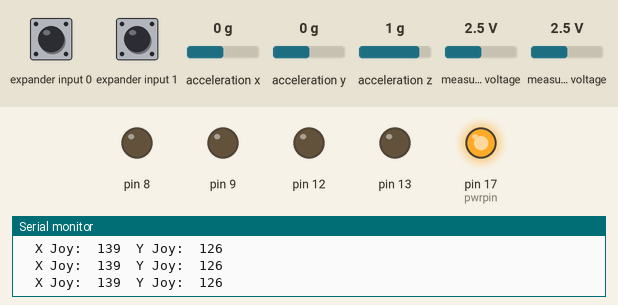
This sketch was run on a simulated Arduino Uno, built with avr-gcc and run on an emulated ATmega328P. Parts: output pins drawn as LEDs (lit = HIGH), the last lines printed to the serial monitor. Wiring (inferred from the names in the program): Wii Nunchuk at I2C address 0x52. Inputs (shaded band) come from the test bench; at power-on: measured voltage 2.5 V, expander input 0 HIGH, expander input 1 HIGH, acceleration x 0 g, acceleration y 0 g, acceleration z 1 g.

Above: at 1.3 s.
1.4 s: measured voltage (sensor 200) set to 2 V
4.4 s: measured voltage (sensor 200) set to 1.7 V
At 5.6 s:
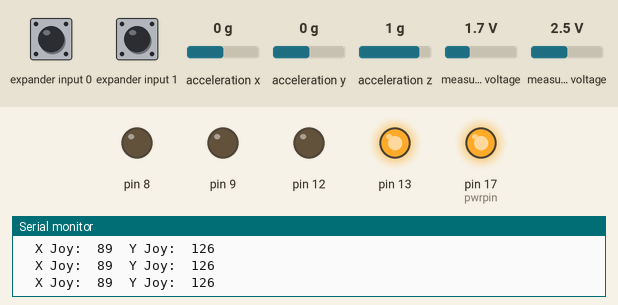
5.9 s: measured voltage (sensor 201) set to 2.2 V
8.9 s: measured voltage (sensor 201) set to 1.9 V
At 10.1 s:
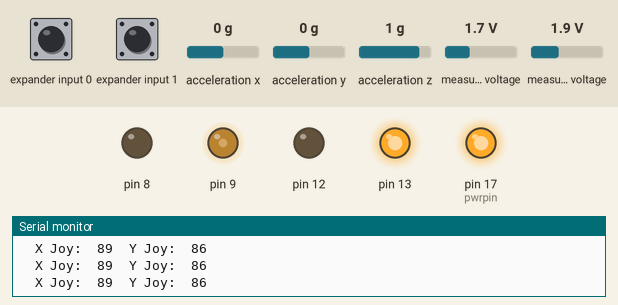
10.4 s: expander input 0 pulled LOW for 0.15 s
At 11.2 s:
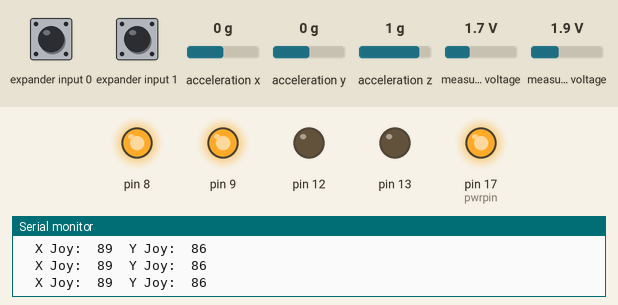
At 12.0 s:
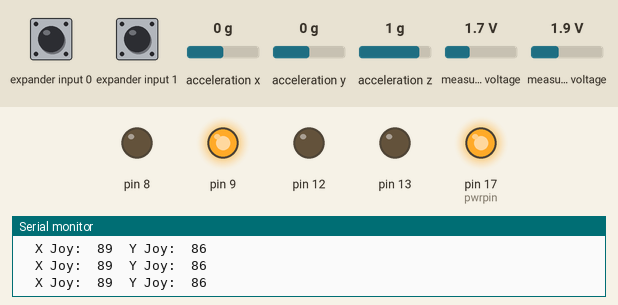
13.5 s: measured voltage (sensor 200) set to 2.5 V
Timing chart, 0 to 20.0 s (numbered marks = the images above; inputs shaded):
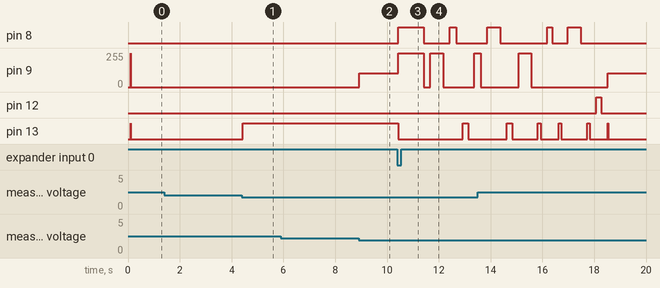

Measured:
- the behaviour switches between 1.9 and 1.8 V on measured voltage (sensor 200) (found by bisection; images 0 and 1)
- the behaviour switches between 2.1 and 2 V on measured voltage (sensor 201) (found by bisection; images 1 and 2)
- after the input at 4.4 s, pin 13: LOW → HIGH at once
- after the input at 8.9 s, pin 9: 0/255 → 104/255 at once
- after the input at 10.4 s, pin 8: LOW → HIGH at once, → LOW 1.0 s later, → HIGH 1.0 s later, → LOW 0.25 s later; pin 9: goes 255/255 1.0 s, 0/255 0.25 s, 255/255 0.50 s, 0/255 1.2 s, then 255/255, starting at once; pin 13: HIGH → LOW at once, → HIGH 2.5 s later, → LOW 0.20 s later

The sketch:

draftProject.ino
```cpp
//This was my original idea, but after much trial and error, as well as adding more parts to the mix
//, it just did not seem possible to produce this version of the project in a timely mannor


#include <Wire.h>
#if (ARDUINO >= 100)
#include <Arduino.h>
#else
#include <WProgram.h>
#define Wire.write(x) Wire.send(x)
#define Wire.read() Wire.receive()
#endif
static uint8_t nunchuck_buf[6];   // array to store nunchuck data,
// Uses port C (analog in) pins as power & ground for Nunchuck
static void nunchuck_setpowerpins() {
#define pwrpin PORTC3
#define gndpin PORTC2
 DDRC |= _BV(pwrpin) | _BV(gndpin);
 PORTC &= ~ _BV(gndpin);
 PORTC |=  _BV(pwrpin);
 delay(100);  // wait for things to stabilize
}
// initialize the I2C system, join the I2C bus,
// and tell the nunchuck we're talking to it
static void nunchuck_init() {
 Wire.begin();                // join i2c bus as master
 Wire.beginTransmission(0x52);// transmit to device 0x52
#if (ARDUINO >= 100)
 Wire.write((uint8_t)0x40);// sends memory address
 Wire.write((uint8_t)0x00);// sends sent a zero.
#else
 Wire.send((uint8_t)0x40);// sends memory address
 Wire.send((uint8_t)0x00);// sends sent a zero.
#endif
 Wire.endTransmission();// stop transmitting
}
// Send a request for data to the nunchuck
// was "send_zero()"
static void nunchuck_send_request() {
 Wire.beginTransmission(0x52);// transmit to device 0x52
#if (ARDUINO >= 100)
 Wire.write((uint8_t)0x00);// sends one byte
#else
 Wire.send((uint8_t)0x00);// sends one byte
#endif
 Wire.endTransmission();// stop transmitting
}
// Encode data to format that most wiimote drivers except
// only needed if you use one of the regular wiimote drivers
static char nunchuk_decode_byte (char x) {
 x = (x ^ 0x17) + 0x17;
 return x;
}
// Receive data back from the nunchuck,
// returns 1 on successful read. returns 0 on failure
static int nunchuck_get_data() {
 int cnt = 0;
 Wire.requestFrom (0x52, 6);// request data from nunchuck
 while (Wire.available ()) {
   // receive byte as an integer
#if (ARDUINO >= 100)
   nunchuck_buf[cnt] = nunchuk_decode_byte( Wire.read() );
#else
   nunchuck_buf[cnt] = nunchuk_decode_byte( Wire.receive() );
#endif
   cnt++;
 }
 nunchuck_send_request();  // send request for next data payload
 // If we recieved the 6 bytes, then go print them
 if (cnt >= 5) {
   return 1;   // success
 }
 return 0; //failure
}
// Print the input data we have recieved
// accel data is 10 bits long
// so we read 8 bits, then we have to add
// on the last 2 bits.  That is why I
// multiply them by 2 * 2
static void nunchuck_print_data() {
 static int i = 0;
 int joy_x_axis = nunchuck_buf[0];
 int joy_y_axis = nunchuck_buf[1];
 int accel_x_axis = nunchuck_buf[2]; // * 2 * 2;
 int accel_y_axis = nunchuck_buf[3]; // * 2 * 2;
 int accel_z_axis = nunchuck_buf[4]; // * 2 * 2;
 int z_button = 0;
 int c_button = 0;
 // byte nunchuck_buf[5] contains bits for z and c buttons
 // it also contains the least significant bits for the accelerometer data
 // so we have to check each bit of byte outbuf[5]
 if ((nunchuck_buf[5] >> 0) & 1)
   z_button = 1;
 if ((nunchuck_buf[5] >> 1) & 1)
   c_button = 1;
 if ((nunchuck_buf[5] >> 2) & 1)
   accel_x_axis += 1;
 if ((nunchuck_buf[5] >> 3) & 1)
   accel_x_axis += 2;
 if ((nunchuck_buf[5] >> 4) & 1)
   accel_y_axis += 1;
 if ((nunchuck_buf[5] >> 5) & 1)
   accel_y_axis += 2;
 if ((nunchuck_buf[5] >> 6) & 1)
   accel_z_axis += 1;
 if ((nunchuck_buf[5] >> 7) & 1)
   accel_z_axis += 2;
 Serial.print(i, DEC);
 Serial.print("\t");
 Serial.print("joy:");
 Serial.print(joy_x_axis, DEC);
 Serial.print(",");
 Serial.print(joy_y_axis, DEC);
 Serial.print("  \t");
 Serial.print("acc:");
 Serial.print(accel_x_axis, DEC);
 Serial.print(",");
 Serial.print(accel_y_axis, DEC);
 Serial.print(",");
 Serial.print(accel_z_axis, DEC);
 Serial.print("\t");
 Serial.print("but:");
 Serial.print(z_button, DEC);
 Serial.print(",");
 Serial.print(c_button, DEC);
 Serial.print("\r\n");  // newline
 i++;
}
// returns zbutton state: 1=pressed, 0=notpressed
static int nunchuck_zbutton() {
 return ((nunchuck_buf[5] >> 0) & 1) ? 0 : 1;  // voodoo
}
// returns zbutton state: 1=pressed, 0=notpressed
static int nunchuck_cbutton() {
 return ((nunchuck_buf[5] >> 1) & 1) ? 0 : 1;  // voodoo
}
// returns value of x-axis joystick
static int nunchuck_joyx() {
 return nunchuck_buf[0];
}
// returns value of y-axis joystick
static int nunchuck_joyy() {
 return nunchuck_buf[1];
}
// returns value of x-axis accelerometer
static int nunchuck_accelx() {
 return nunchuck_buf[2];   // FIXME: this leaves out 2-bits of the data
}
// returns value of y-axis accelerometer
static int nunchuck_accely() {
 return nunchuck_buf[3];   // FIXME: this leaves out 2-bits of the data
}
// returns value of z-axis accelerometer
static int nunchuck_accelz() {
 return nunchuck_buf[4];   // FIXME: this leaves out 2-bits of the data
}
int loop_cnt = 0;
byte joyx, joyy, zbut, cbut, accx, accy, accz;
void _print() {
 Serial.print("\tX Joy:  ");
 Serial.print(map(joyx, 15, 221, 0, 255));
 Serial.print("\tY Joy:  ");
 Serial.println(map(joyy, 29, 229, 0, 255));
}
int joyx1 = 129;     //  15 - 221
int joyy1 = 124;     //  29 - 229
void setup() {
 Serial.begin(9600);
 nunchuck_setpowerpins();
 nunchuck_init(); // send the initilization handshake
 Serial.println("Wii Nunchuck Ready");
 pinMode(13, OUTPUT);
 pinMode(12, OUTPUT);
 pinMode(9, OUTPUT);
 pinMode(8, OUTPUT);

 //type();
}
void loop() {
 if ( loop_cnt > 10 ) { // every 100 msecs get new data
   loop_cnt = 0;
   nunchuck_get_data();
   zbut = nunchuck_zbutton();
   joyx = nunchuck_joyx();     //  15 - 221
   joyy = nunchuck_joyy();     //  29 - 229
   _print();
 }
 loop_cnt++;
 if (zbut == 1) {
   type();
   zbut = 0;
 }
 else {
   if (joyx > (joyx1 + 20)) {
     int speed1 = map(joyx - joyx1, 0, 80, 40, 255);
     speed1 = constrain(speed1, 0, 255);
     analogWrite(13, 0);
     analogWrite(12, speed1);
   }
   else if (joyx < (joyx1 - 20)) {
     int speed2 = map(joyx1 - joyx, 0, 90, 40, 255);
     speed2 = constrain(speed2, 0, 255);
     analogWrite(13, speed2);
     analogWrite(12, 0);
   }
   else {
     analogWrite(13, 0);
     analogWrite(12, 0);
   }
   if (joyy > (joyy1 + 20)) {
     int speed3 = map(joyy - joyy1, 0, 80, 40, 255);
     speed3 = constrain(speed3, 0, 255);
     analogWrite(9, 0);
     analogWrite(8, speed3);
   }
   else if (joyy < (joyy1 - 20)) {
     int speed4 = map(joyy1 - joyy, 0, 90, 40, 255);
     speed4 = constrain(speed4, 0, 255);
     analogWrite(9, speed4);
     analogWrite(8, 0);
   }
   else {
     analogWrite(9, 0);
     analogWrite(8, 0);
   }
 }
 delay(1);
}
void type() {
 int rltime = 200;
 digitalWrite(9, 1);//origin
 digitalWrite(13, 0);
 digitalWrite(8, 1);
 digitalWrite(12, 0);
 delay(1000);
 //H==============
 digitalWrite(8, 0);//wait
 digitalWrite(9, 0);
 digitalWrite(12, 0);
 digitalWrite(13, 0);
 delay(250);
 digitalWrite(8, 0);//up
 digitalWrite(9, 1);
 delay(500);
 digitalWrite(8, 0);//wait
 digitalWrite(9, 0);
 digitalWrite(12, 0);
 digitalWrite(13, 0);
 delay(250);
 digitalWrite(8, 1);//down
 digitalWrite(9, 0);
 delay(250);
 digitalWrite(8, 0);//wait
 digitalWrite(9, 0);
 digitalWrite(12, 0);
 digitalWrite(13, 0);
 delay(250);
 digitalWrite(12, 0);//right
 digitalWrite(13, 1);
 delay(rltime);
 digitalWrite(8, 0);//wait
 digitalWrite(9, 0);
 digitalWrite(12, 0);
 digitalWrite(13, 0);
 delay(250);
 digitalWrite(8, 0);//up
 digitalWrite(9, 1);
 delay(250);
 digitalWrite(8, 0);//wait
 digitalWrite(9, 0);
 digitalWrite(12, 0);
 digitalWrite(13, 0);
 delay(250);
 digitalWrite(8, 1);//down
 digitalWrite(9, 0);
 delay(500);
 digitalWrite(8, 0);//wait
 digitalWrite(9, 0);
 digitalWrite(12, 0);
 digitalWrite(13, 0);
 delay(250);
 digitalWrite(12, 0);//right
 digitalWrite(13, 1);
 delay(rltime);
 //I========================
 digitalWrite(8, 0);//wait
 digitalWrite(9, 0);
 digitalWrite(12, 0);
 digitalWrite(13, 0);
 delay(250);
 digitalWrite(8, 0);//up
 digitalWrite(9, 1);
 delay(500);
 digitalWrite(8, 0);//wait
 digitalWrite(9, 0);
 digitalWrite(12, 0);
 digitalWrite(13, 0);
 delay(250);
 digitalWrite(12, 0);//right
 digitalWrite(13, 1);
 delay(100);
 digitalWrite(8, 0);//wait
 digitalWrite(9, 0);
 digitalWrite(12, 0);
 digitalWrite(13, 0);
 delay(250);
 digitalWrite(8, 1);//left
 digitalWrite(13, 0);
 delay(rltime);
 digitalWrite(8, 0);//wait
 digitalWrite(9, 0);
 digitalWrite(12, 0);
 digitalWrite(13, 0);
 delay(250);
 digitalWrite(12, 0);//right
 digitalWrite(13, 1);
 delay(100);
 digitalWrite(8, 0);//wait
 digitalWrite(9, 0);
 digitalWrite(12, 0);
 digitalWrite(13, 0);
 delay(250);
 digitalWrite(8, 1);//down
 digitalWrite(9, 0);
 delay(500);
 digitalWrite(8, 0);//wait
 digitalWrite(9, 0);
 digitalWrite(12, 0);
 digitalWrite(13, 0);
 delay(250);
 digitalWrite(9, 0);//right
 digitalWrite(13, 1);
 delay(100);
 digitalWrite(8, 0);//wait
 digitalWrite(9, 0);
 digitalWrite(12, 0);
 digitalWrite(13, 0);
 delay(250);
 digitalWrite(12, 1);//left
 digitalWrite(13, 0);
 delay(rltime);
 digitalWrite(8, 0);//wait
 digitalWrite(9, 0);
 digitalWrite(12, 0);
 digitalWrite(13, 0);
 delay(250);
}
```
